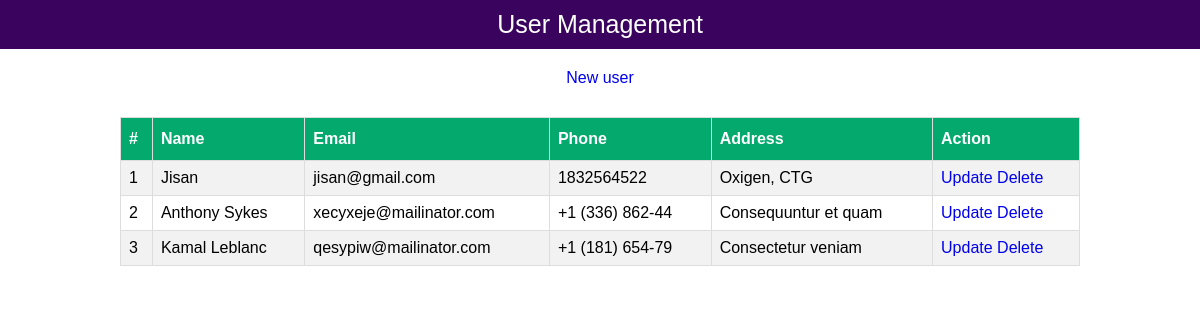
The page / on the database its author committed.
### tables this page shows
CREATE TABLE `users` (
  `id` int(11) NOT NULL,
  `name` varchar(50) NOT NULL,
  `email` varchar(30) NOT NULL,
  `phone` varchar(15) NOT NULL,
  `address` varchar(80) NOT NULL
);

### index.php (the view, shortened to what this page needs)
<?php
	include('connection.php');
?>
<!DOCTYPE html>
<html lang="en">
<head>
    <link rel="stylesheet" href="style.css">
</head>
<body>
    <header>
        <h1>User Management</h1>
    </header>
    <a href="new-user.php">New user</a>
    <div class="all-user">
        <table class="users">
            <tr>
              <th>#</th>
              <th>Name</th>
              <th>Email</th>
              <th>Phone</th>
              <th>Address</th>
              <th>Action</th>
            </tr>
            <?php
              $sql = "SELECT * FROM users ";
              $res = mysqli_query($conn, $sql);
              if($res == true){
                $count = mysqli_num_rows($res);
                $sn = 1;
                if($count>0){
                  while($rows = mysqli_fetch_assoc($res)){
                    $id = $rows['id'];
                    $name = $rows['name'];
                    $email = $rows['email'];
                    $phone = $rows['phone'];
                    $address = $rows['address'];
                    ?>
                    <tr>
                      <td><?php echo $sn++; ?></td>
                      <td><?php echo $name; ?></td>
                      <td><?php echo $email; ?></td>
                      <td><?php echo $phone; ?></td>
                      <td><?php echo $address; ?></td>
                      <td class="text-center">
                        <a href="http://localhost/jdbms/update-user.php?id=<?php echo $id ?>">Update</a>
                        <a href="http://localhost/jdbms/delete-user.php?id=<?php echo $id ?>">Delete</a>
                      </td>
                    </tr>
                    <?php
                  }
                }
              }
            ?>
          </table>
    </div>
</body>
</html>

### style.css (style rules this page uses)
* { margin: 0; padding: 0; font-family: Arial, Helvetica, sans-serif; }
h1 { background-color: rgb(57, 3, 94); color: #fff; text-align: center; padding: 10px 10px; font-size: 25px; font-weight: normal; }
a { display: block; text-align: center; text-decoration: none; margin: 20px; }
.users { border-collapse: collapse; width: 80%; margin: 30px auto; }
.users td, .users th { border: 1px solid #ddd; padding: 8px; }
.users tr:nth-child(even) { background-color: #f2f2f2; }
.users th { padding-top: 12px; padding-bottom: 12px; text-align: left; background-color: #04aa6d; color: white; }
.users a { margin: 0; display: inline-block; }

### rows shown on the page
users: name "Jisan", email "jisan@gmail.com", phone "1832564522", address "Oxigen, CTG"
users: name "Anthony Sykes", email "xecyxeje@mailinator.com", phone "+1 (336) 862-44", address "Consequuntur et quam"
users: name "Kamal Leblanc", email "qesypiw@mailinator.com", phone "+1 (181) 654-79", address "Consectetur veniam"
